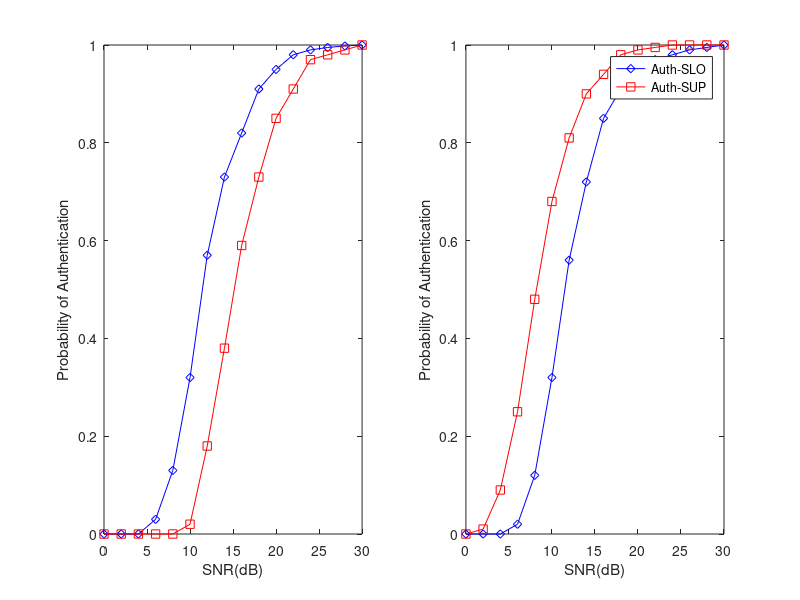

Here is the MATLAB script that generated this plot:
clc
clear,close all

x=0:2:30;
y_1=[0,0,0,0.03,0.13,0.32,0.57,0.73,0.82,0.91,0.95,0.98,0.99,0.995,0.998,1];
y_2=[0,0,0,0,0,0.02,0.18,0.38,0.59,0.73,0.85,0.91,0.97,0.98,0.99,1];
y_3=[0,0,0,0.02,0.12,0.32,0.56,0.72,0.85,0.91,0.96,0.97,0.98,0.99,0.995,1];
y_4=[0,0.01,0.09,0.25,0.48,0.68,0.81,0.90,0.94,0.98,0.99,0.995,1,1,1,1];
subplot(1,2,1);plot(x,y_1,'-bd',x,y_2,'-rs');axis([0,30,0,1]);xlabel('SNR(dB)');ylabel('Probability of Authentication');
subplot(1,2,2);plot(x,y_3,'-bd',x,y_4,'-rs');axis([0,30,0,1]);xlabel('SNR(dB)');ylabel('Probability of Authentication');legend('Auth-SLO','Auth-SUP');

